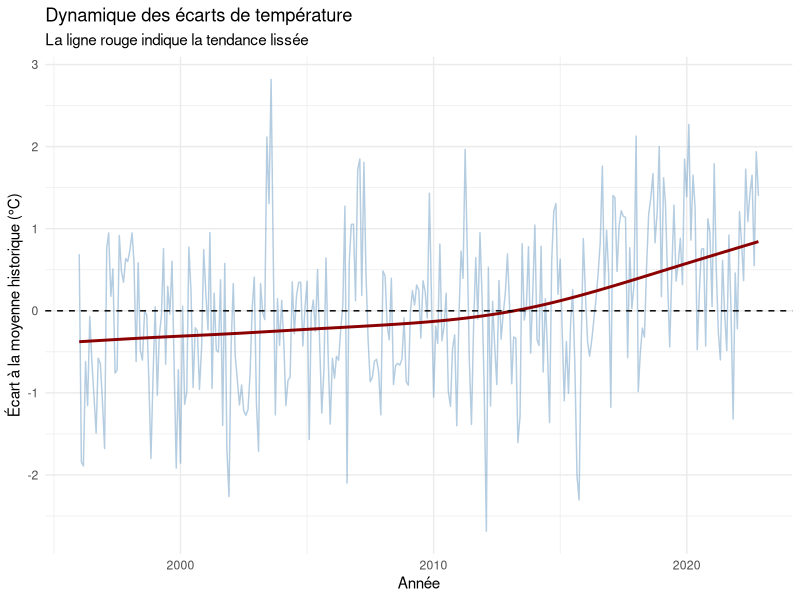
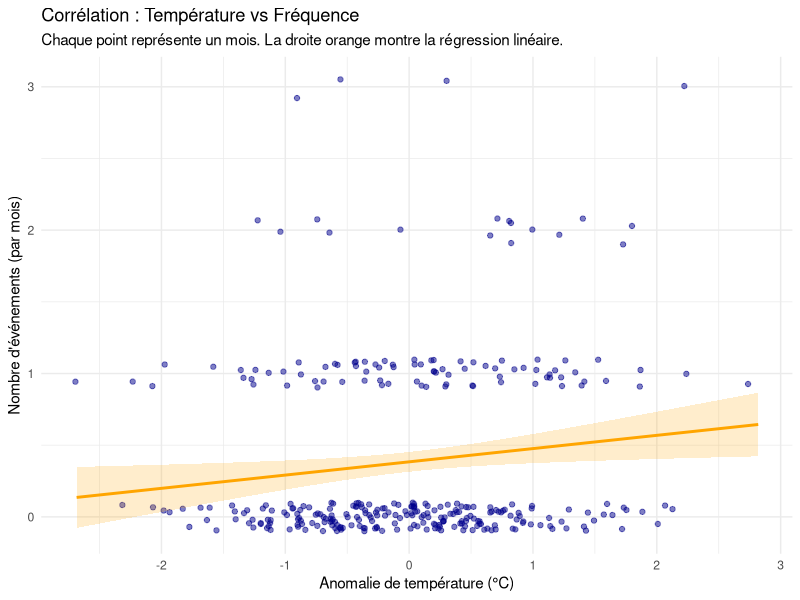
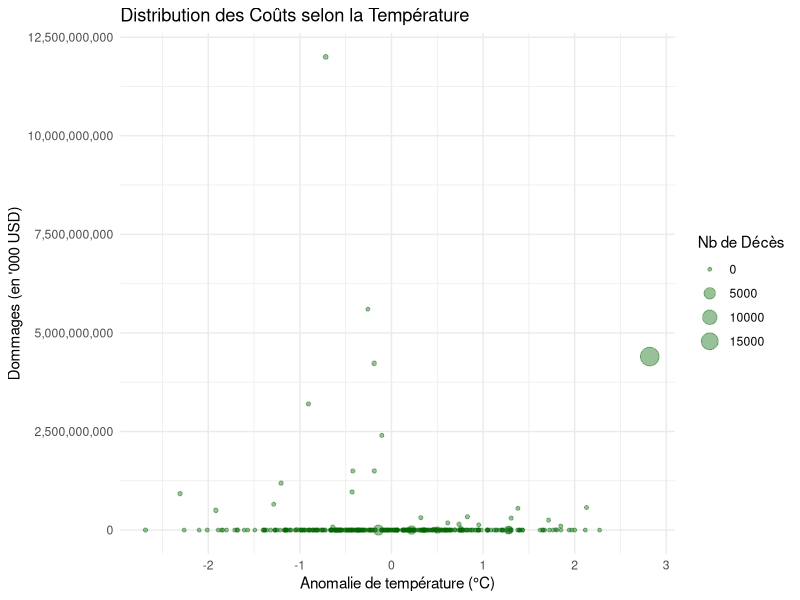

The R source for these figures, in order:
## ---- chunk 1
#| label: setup
#| echo: false
#| message: false
#| warning: false

# Chargement des librairies nécessaires
library(data.table) # Pour la manipulation rapide des données
library(ggplot2)    # Pour la visualisation avancée
library(stats)      # Pour les modèles économétriques
library(knitr)      # Pour l'affichage propre des tableaux

# Chargement des données (Vérifiez bien le nom de votre fichier CSV ici)
dt <- fread("data/data_finale.csv")

# Création d'une variable 'date' pour les graphiques temporels
# Cela permet à ggplot de comprendre l'axe chronologique correctement
dt[, date := as.Date(paste(year, month, "01", sep = "-"))]
## ---- chunk 2
#| label: fig-evolution-temp
#| fig-cap: "Évolution de l'anomalie de température mensuelle en France (1996-2022)"
#| warning: false

# EXPLICATION DU SCHÉMA :
# Nous utilisons un graphique linéaire pour la chronologie, mais surtout
# une courbe de tendance lissée (LOESS/GAM) en rouge pour montrer la direction globale.
# Si la courbe rouge monte, cela valide l'hypothèse du réchauffement sur la période.

ggplot(dt, aes(x = date, y = gap_temp)) +
  geom_line(color = "steelblue", alpha = 0.4) +  # Données brutes en transparence
  geom_smooth(method = "gam", color = "darkred", se = FALSE) + # Tendance lourde
  geom_hline(yintercept = 0, linetype = "dashed") + # Ligne de référence (normale)
  labs(title = "Dynamique des écarts de température",
       subtitle = "La ligne rouge indique la tendance lissée",
       x = "Année",
       y = "Écart à la moyenne historique (°C)") +
  theme_minimal()
## ---- chunk 3
#| label: fig-freq-reg
#| fig-cap: "Relation entre anomalie thermique et fréquence des catastrophes"
#| warning: false

# EXPLICATION DU SCHÉMA :
# On utilise 'geom_jitter' au lieu de 'geom_point' car le nombre de catastrophes
# est souvent un petit nombre entier (0, 1, 2...). Le 'jitter' décale légèrement 
# les points pour éviter qu'ils ne se superposent, rendant la densité visible.
# La droite de régression permet de visualiser immédiatement si la pente est positive. 

ggplot(dt, aes(x = gap_temp, y = nb_disasters)) +
  geom_jitter(width = 0.1, height = 0.1, alpha = 0.5, color = "darkblue") +
  geom_smooth(method = "lm", color = "orange", fill = "orange", alpha = 0.2) +
  labs(title = "Corrélation : Température vs Fréquence",
       subtitle = "Chaque point représente un mois. La droite orange montre la régression linéaire.",
       x = "Anomalie de température (°C)",
       y = "Nombre d'événements (par mois)") +
  theme_minimal()
## ---- chunk 4
#| label: model-poisson

# Modèle GLM (Generalized Linear Model) avec famille Poisson.
# C'est la méthode standard académique pour expliquer des occurrences (Count Data).
# Nous contrôlons par l'année (+ year) pour isoler l'effet température 
# de l'effet temporel global.
mod_poisson <- glm(nb_disasters ~ gap_temp + year, data = dt, family = "poisson")

# Extraction et affichage propre des résultats
coefs <- summary(mod_poisson)$coefficients
kable(coefs, digits = 4, caption = "Résultats de la Régression de Poisson")
## ---- chunk 5
#| label: fig-cost-bubble
#| fig-cap: "Relation entre anomalie thermique et coûts (taille des points = mortalité)"
#| warning: false

# EXPLICATION DU SCHÉMA :
# C'est un graphique multivarié (Bubble chart).
# Axe X : Température / Axe Y : Coût.
# Taille des bulles : Nombre de morts.
# Cela permet de voir si les catastrophes les plus coûteuses ou meurtrières
# surviennent pendant les périodes d'anomalies thermiques, ou si c'est aléatoire.

ggplot(dt, aes(x = gap_temp, y = total_damages)) +
  geom_point(aes(size = nb_deaths), alpha = 0.4, color = "darkgreen") +
  scale_y_continuous(labels = scales::comma) + # Formatage des chiffres (1,000,000)
  labs(title = "Distribution des Coûts selon la Température",
       x = "Anomalie de température (°C)",
       y = "Dommages (en '000 USD)",
       size = "Nb de Décès") +
  theme_minimal()
## ---- chunk 6
#| label: model-cout

# Modèle linéaire simple pour les coûts
# Ici, un modèle linéaire (OLS) suffit pour estimer une relation globale
# entre le montant des dégâts et la température.
mod_cout <- lm(total_damages ~ gap_temp + year, data = dt)
s_cout <- summary(mod_cout)$coefficients
kable(s_cout, digits = 4, caption = "Résultats de la Régression Linéaire (Coûts)")
